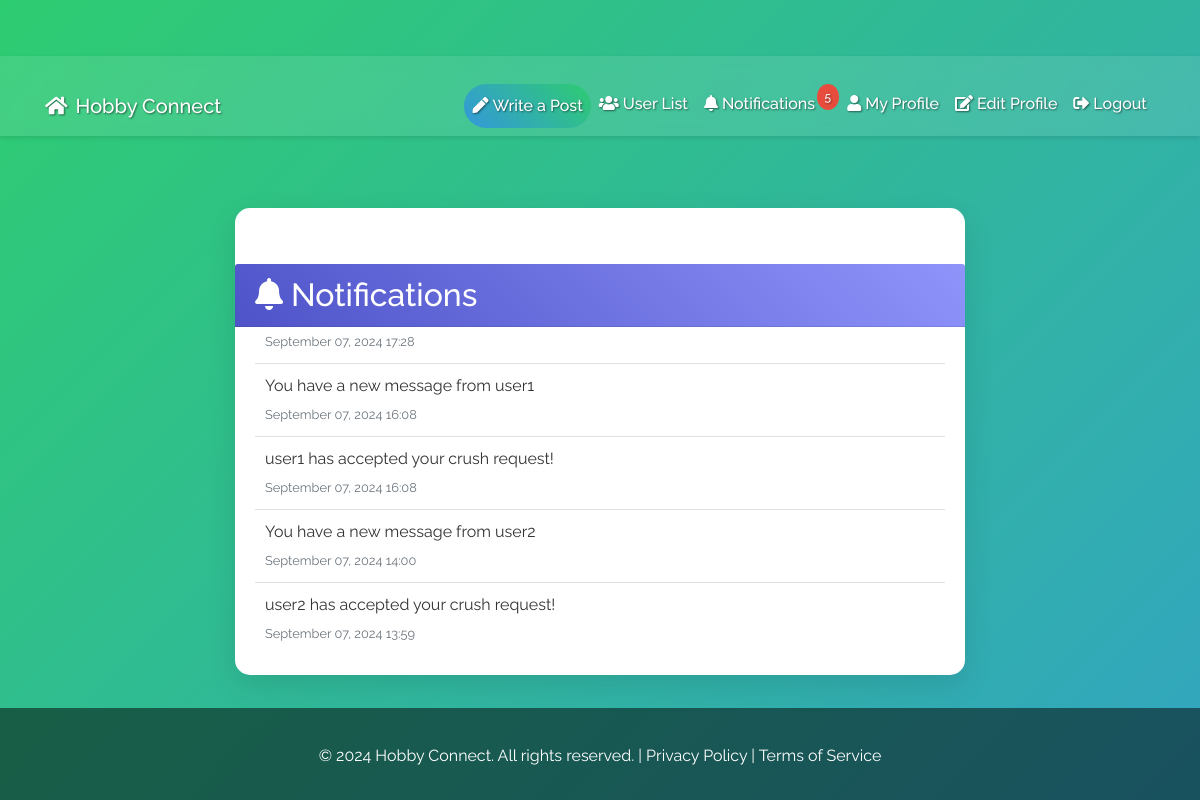
/notifications/ (signed in), run on the app's committed database.
### Users/models.py (models this page shows)
class Notification(models.Model):
    user = models.ForeignKey(CustomUser, on_delete=models.CASCADE)
    text = models.CharField(max_length=255)
    read = models.BooleanField(default=False)
    created_at = models.DateTimeField(auto_now_add=True)
    class Meta:
        ordering = ['-created_at']

### Users/views.py (the view)
# urls.py: path('notifications/', views.notifications, name='notifications'),
@login_required
def notifications(request):
    notifications = Notification.objects.filter(user=request.user).order_by('-created_at')
    unread = notifications.filter(read=False)
    for notification in unread:
        notification.read = True
        notification.save()
    return render(request, 'messages/notifications.html', {'notifications': notifications})

### templates/messages/notifications.html (shortened to what this page needs)
{% extends 'base/base.html' %}
{% load static %}
{% block content %}
<main class="container mt-5 pt-4">
    <div class="row justify-content-center">
        <div class="col-lg-8">
            <div class="card notification-card">
                <div class="card-header bg-gradient-primary text-white sticky-top">
                    <h2 class="mb-0"><i class="fas fa-bell mr-2 notification-icon"></i>Notifications</h2>
                </div>
                <div class="card-body notification-body">
                    {% if notifications %}
                        <ul class="list-group list-group-flush notification-list">
                            {% for notification in notifications %}
                                <li class="list-group-item notification-item {% if not notification.read %}unread{% endif %}">
                                    <div class="d-flex justify-content-between align-items-center">
                                        <div class="notification-content">
                                            {% if notification.type == 'message' %}
                                                <a href="{% url 'Users:conversation' receiver_id=notification.sender.id %}" class="notification-link">
                                                    <p class="mb-1">{{ notification.text }}</p>
                                                </a>
                                            {% elif notification.type == 'crush_request' %}
                                                <a href="{% url 'Users:user_profile' user_id=notification.sender.id %}" class="notification-link">
                                                    <p class="mb-1">{{ notification.text }}</p>
                                                </a>
                                            {% else %}
                                                <p class="mb-1">{{ notification.text }}</p>
                                            {% endif %}
                                            <small class="text-muted">{{ notification.created_at|date:"F d, Y H:i" }}</small>
                                        </div>
                                    </div>
                                </li>
                            {% endfor %}
                        </ul>
                    {% else %}
                        <div class="text-center py-4 empty-notifications">
                            <i class="fas fa-inbox fa-3x text-muted mb-3"></i>
                            <p class="lead">No notifications at the moment.</p>
                        </div>
                    {% endif %}
                </div>
            </div>
        </div>
    </div>
</main>
{% endblock %}

### templates/base/base.html (shortened to what this page needs)
{% load static %}
<!DOCTYPE html>
<html lang="en">
<head>
    <link rel="stylesheet" href="https://stackpath.bootstrapcdn.com/bootstrap/4.5.2/css/bootstrap.min.css">
    <link rel="stylesheet" href="https://cdnjs.cloudflare.com/ajax/libs/font-awesome/5.15.3/css/all.min.css">
    <link rel="stylesheet" href="{% static 'css/styles.css' %}">
</head>
<body>
    <header>
        <nav class="navbar navbar-expand-lg">
            <div class="container">
                <a href="{% url 'Users:home' %}" class="navbar-brand"><i class="fas fa-home mr-2"></i>Hobby Connect</a>
                <div class="collapse navbar-collapse" id="navbarNav">
                    <ul class="navbar-nav ml-auto">
                        {% if user.is_authenticated %}
                        <li class="nav-item"><a href="{% url 'Users:create_confession' %}" class="nav-link custom-btn"><i class="fas fa-pen mr-1"></i>Write a Post</a></li>
                        <li class="nav-item"><a href="{% url 'Users:userlist' %}" class="nav-link"><i class="fas fa-users mr-1"></i>User List</a></li>
                        <li class="nav-item dropdown">
                            <a class="nav-link dropdown-toggle" href="#" id="notificationDropdown" role="button" data-toggle="dropdown" aria-haspopup="true" aria-expanded="false">
                                <i class="fas fa-bell mr-1"></i>Notifications
                                {% if notifications or crush_requests %}
                                    <span class="notification-badge">{{ notifications|length }}</span>
                                {% endif %}
                            </a>
                        </li>
                            <li class="nav-item"><a href="{% url 'Users:user_profile' user_id=user.id %}" class="nav-link"><i class="fas fa-user mr-1"></i>My Profile</a></li>
                            <li class="nav-item"><a href="{% url 'Users:edit_profile' %}" class="nav-link"><i class="fas fa-edit mr-1"></i>Edit Profile</a></li>
                            <li class="nav-item"><a href="{% url 'Users:logout' %}" class="nav-link"><i class="fas fa-sign-out-alt mr-1"></i>Logout</a></li>
                        {% else %}
                            <li class="nav-item"><a href="{% url 'Users:login' %}" class="nav-link custom-btn"><i class="fas fa-sign-in-alt mr-1"></i>Login</a></li>
                            <li class="nav-item"><a href="{% url 'Users:signup' %}" class="nav-link custom-btn"><i class="fas fa-user-plus mr-1"></i>Sign Up</a></li>
                        {% endif %}
                    </ul>
                </div>
            </div>
        </nav>
    </header>
    <main>
        {% block content %}
        {% endblock %}
    </main>
    <footer class="footer">
        <div class="container">
            <p>&copy; {% now "Y" %} Hobby Connect. All rights reserved. | <a href="#" class="text-white">Privacy Policy</a> | <a href="#" class="text-white">Terms of Service</a></p>
        </div>
    </footer>
</body>
</html>

### static/css/styles.css (style rules this page uses)
body { font-family: 'Roboto', sans-serif; background-color: #f0f2f5; color: #333; }
.navbar { background-color: #4267B2; box-shadow: 0 2px 4px rgba(0,0,0,.1); }
.navbar-brand, .nav-link { color: #ffffff !important; font-weight: 500; }
.container { margin-top: 20px; }
.card { border: none; border-radius: 8px; box-shadow: 0 2px 10px rgba(0,0,0,.1); transition: transform 0.3s ease; margin-bottom: 20px; }
.card-header { background-color: #4267B2; color: white; font-weight: bold; }
.footer { background-color: #4267B2; color: #ffffff; padding: 20px 0; text-align: center; width: 100%; margin-top: auto; }
body { min-height: 100vh; display: flex; flex-direction: column; }
html { height: 100%; }
.notification-badge { position: absolute; top: -5px; right: -5px; padding: 3px 5px; border-radius: 50%; background-color: red; color: white; font-size: 0.7em; }
.notification-item { padding: 10px; border-bottom: 1px solid #e0e0e0; }
.notification-item:last-child { border-bottom: none; }

### templates/messages/notifications.html (style rules this page uses)
body { padding-top: 56px; }
.notification-card { border: none; border-radius: 15px; box-shadow: 0 10px 30px rgba(0, 0, 0, 0.1); overflow: hidden; transition: all 0.3s ease; }
.bg-gradient-primary { background: linear-gradient(45deg, #4e54c8, #8f94fb); }
.notification-icon { animation: bell-ring 2s infinite; }
.notification-body { max-height: calc(100vh - 200px); overflow-y: auto; scrollbar-width: thin; scrollbar-color: #4e54c8 #f0f0f0; }
.notification-list { padding: 0; }
.notification-item { border-left: 4px solid transparent; transition: all 0.3s ease; }
.sticky-top { top: 56px; z-index: 1020; }

### templates/base/base.html (style rules this page uses)
body { background: linear-gradient(-45deg, #f5a742, #e74c3c, #3498db, #2ecc71); background-size: 400% 400%; animation: gradient 15s ease infinite; font-family: 'Raleway', sans-serif; }
.navbar { background-color: rgba(255, 255, 255, 0.1); backdrop-filter: blur(10px); }
.navbar-brand, .nav-link { color: #fff !important; text-shadow: 1px 1px 2px rgba(0,0,0,0.5); }
.notification-badge { position: absolute; top: 0; right: 0; padding: 0.25rem 0.5rem; border-radius: 50%; background-color: #e74c3c; color: white; font-size: 0.75rem; }
.footer { background-color: rgba(0, 0, 0, 0.5); color: #fff; padding: 1rem 0; }
.custom-btn { background: linear-gradient(45deg, #3498db, #2ecc71); border: none; color: white; padding: 10px 20px; border-radius: 25px; transition: all 0.3s ease; }

### data on the page
Notification: text "You have a new message from user1", created_at "September 07, 2024 17:28"
Notification: text "You have a new message from user1", created_at "September 07, 2024 16:08"
Notification: text "user1 has accepted your crush request!", created_at "September 07, 2024 16:08"
Notification: text "You have a new message from user2", created_at "September 07, 2024 14:00"
Notification: text "user2 has accepted your crush request!", created_at "September 07, 2024 13:59"

### other printed values
{{ notifications|length }} "5"
